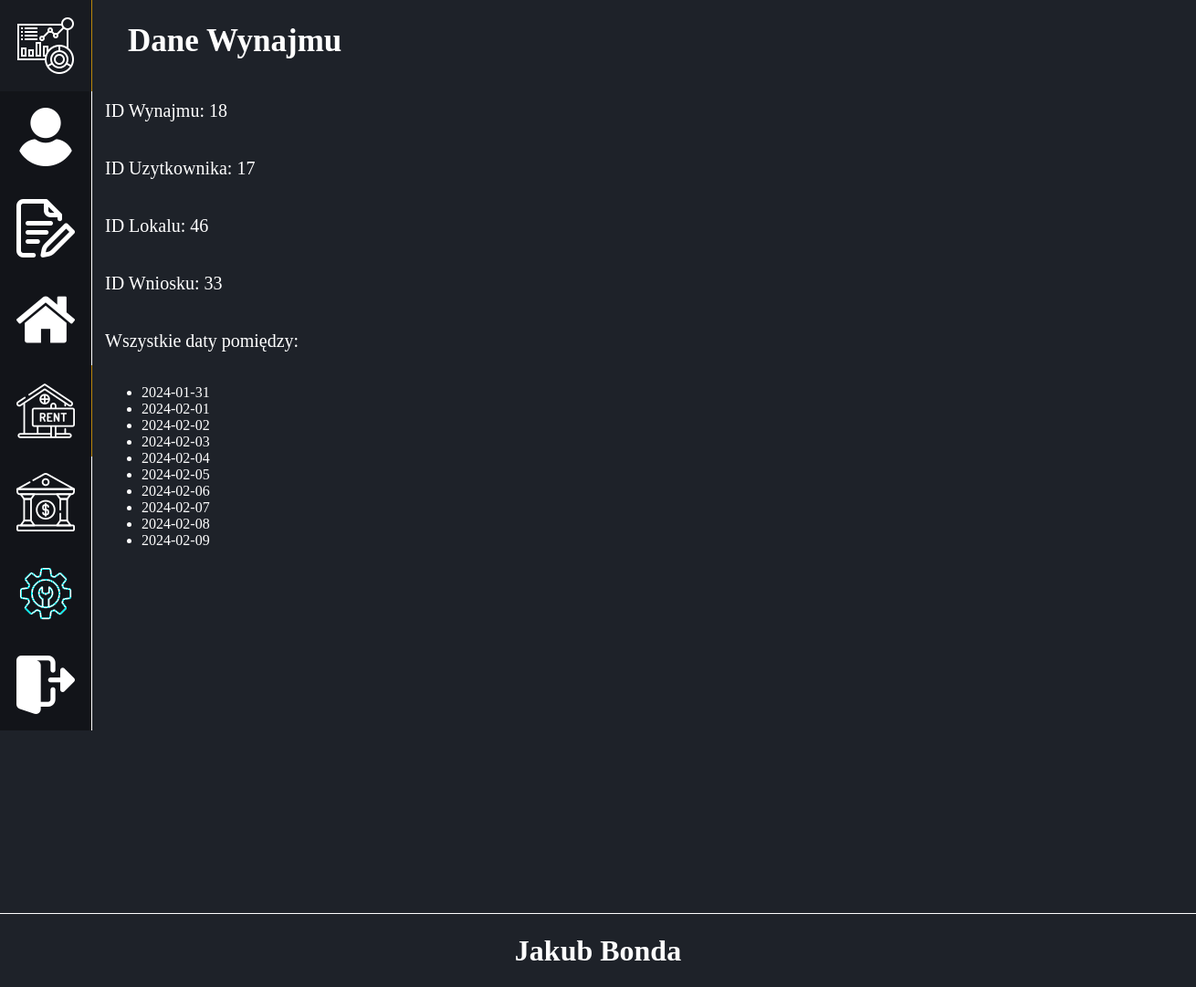
The page /BiuroWynajmu/Administrator/Wynajmy/DaneWynajmu/index.php?ID_Wynajmu=18 (signed in) on the database its author committed.
### tables this page shows
CREATE TABLE `wynajem` (
  `ID_Wynajmu` int(10) UNSIGNED NOT NULL,
  `ID_Uzytkownika` int(10) UNSIGNED NOT NULL,
  `ID_Lokalu` int(10) UNSIGNED NOT NULL,
  `ID_Wniosku` int(10) UNSIGNED NOT NULL,
  `Data_Poczatkowa_Wynajmu` date DEFAULT NULL,
  `Data_Koncowa_Wynajmu` date DEFAULT NULL,
  `Ilosc_Dni_Wynajmu` int(11) DEFAULT NULL,
  `Koszt_Wynajmu` decimal(10,2) NOT NULL,
  `Data_Modyfikacji` timestamp NOT NULL DEFAULT current_timestamp() ON UPDATE current_timestamp()
);

### BiuroWynajmu/Administrator/Wynajmy/DaneWynajmu/index.php (the view, shortened to what this page needs)
<!DOCTYPE html>
<html lang="en">
<head>
	 <link rel="stylesheet" type="text/css" href="style/style.css"/>
	 <?php
	require('../../../config.php');
	$conn = new mysqli($host, $user, $password, $database);
	 ?>
</head>
<body>
	<header>
		<div id="navbarLeft">
			<a href="../../Dane/"><img src="../../../obrazki/Konto/dashboard.png"></a>
			<a href="../../Uzytkownicy/"><img src="../../../obrazki/Konto/user.png"></a>
			<a href="../../Wnioski/"><img src="../../../obrazki/Konto/quote-request.png"></a>
			<a href="../../Lokale/"><img src="../../../obrazki/Konto/home.png"></a>
			<a href="../../Wynajmy/" class="activeLink"><img src="../../../obrazki/Konto/wynajem.png"></a>
			<a href="../../Kredyty/"><img src="../../../obrazki/Konto/bank.png"></a>
			<a href="../../ZgloszeniaSerwisowe/"><img src="../../../obrazki/Konto/zgloszenia.png"></a>
			<a href="../../../"><img src="../../../obrazki/Konto/logout.png"></a>
		</div>
    </header>
	<section>
		<article>
			<div id="PanelDaneDaneUzytkownika">
			<h1>Dane Wynajmu</h1>
					<?php
	 					$zapytanieNr1 = "SELECT * FROM wynajem
							WHERE ID_Wynajmu = ".$_GET['ID_Wynajmu']."
							ORDER BY Data_Koncowa_Wynajmu DESC
						";
						$wynikZapytaniaNr1 = $conn -> query($zapytanieNr1);
						if($wynikZapytaniaNr1 -> num_rows > 0){
							while($row = $wynikZapytaniaNr1 -> fetch_object()){
								echo '<p>ID Wynajmu: '.$row->ID_Wynajmu.'</p>';
								echo '<p>ID Uzytkownika: <a href="../../Uzytkownicy/DaneUzytkownika/index.php?ID_Uzytkownika='.$row->ID_Uzytkownika.'">'.$row->ID_Uzytkownika.'</a></p>';
								echo '<p>ID Lokalu: <a href="../../Lokale/DaneLokalu/index.php?ID_Lokalu='.$row->ID_Lokalu.'">'.$row->ID_Lokalu.'</a></p>';
								echo '<p>ID Wniosku: <a href="../../Wnioski/DaneWniosku/index.php?ID_Wniosku='.$row->ID_Wniosku.'">'.$row->ID_Wniosku.'</a></p>';
								$dataPoczatkowa = new DateTime($row->Data_Poczatkowa_Wynajmu);
								$dataKoncowa = new DateTime($row->Data_Koncowa_Wynajmu);
								while ($dataPoczatkowa <= $dataKoncowa) {
									$zajeteDaty[] = $dataPoczatkowa->format('Y-m-d');
									$dataPoczatkowa->modify('+1 day');
								}
								echo '<p>Wszystkie daty pomiędzy:</p>';
								echo '<ul>';
								if (!empty($zajeteDaty)) {
									foreach($zajeteDaty as $data){
										echo '<li>'.$data.'</li>';
									}
								}
								echo '</ul>';
							}
						}
					?>
			</div>
		</article>
	</section>
	<footer>
        <?php require("../../../stopka.php"); ?>
    </footer>
</body>
</html>

### BiuroWynajmu/Administrator/Wynajmy/DaneWynajmu/style/style.css (style rules this page uses)
html, body { margin: 0; padding: 0; background-color: rgb(30, 34, 41); }
header #navbarLeft { position: fixed; width: 100px; min-height: 100vh; border-right: 1px solid white; z-index: 2; background-color: rgb(30, 34, 41); }
header #navbarLeft a { display: flex; width: 100px; height: 100px; background-color: rgba(0,0,0,0.4); justify-content: center; align-items: center; border-right: 1px solid white; text-decoration: none; }
header #navbarLeft .activeLink { border-right: 1px solid darkgoldenrod; }
section { min-height: 1000px; z-index: 2; }
article { min-height: 1000px; display: flex; margin-left: 100px; justify-content: center; }
article #PanelDaneDaneUzytkownika { display: flex; flex-wrap: nowrap; color: white; padding-left: 15px; flex-direction: column; width: 100%; }
article #PanelDaneDaneUzytkownika h1 { font-size: 35px; font-weight: bold; color: white; margin: 25px; }
article #PanelDaneDaneUzytkownika p { font-size: 20px; }
article #PanelDaneDaneUzytkownika p a { text-decoration: none; color: white; }
footer { width: 100%; height: 80px; border-top: 1px solid white; background-color: rgb(30, 34, 41); margin: auto; display: flex; flex-wrap: wrap; align-items: center; justify-content: center; z-index: 2; }

### rows shown on the page
wynajem: ID_Wynajmu "18", ID_Uzytkownika "17", ID_Lokalu "46", ID_Wniosku "33", data "2024-01-31", data "2024-02-01", data "2024-02-02", data "2024-02-03", data "2024-02-04", data "2024-02-05", data "2024-02-06", data "2024-02-07", data "2024-02-08", data "2024-02-09"
